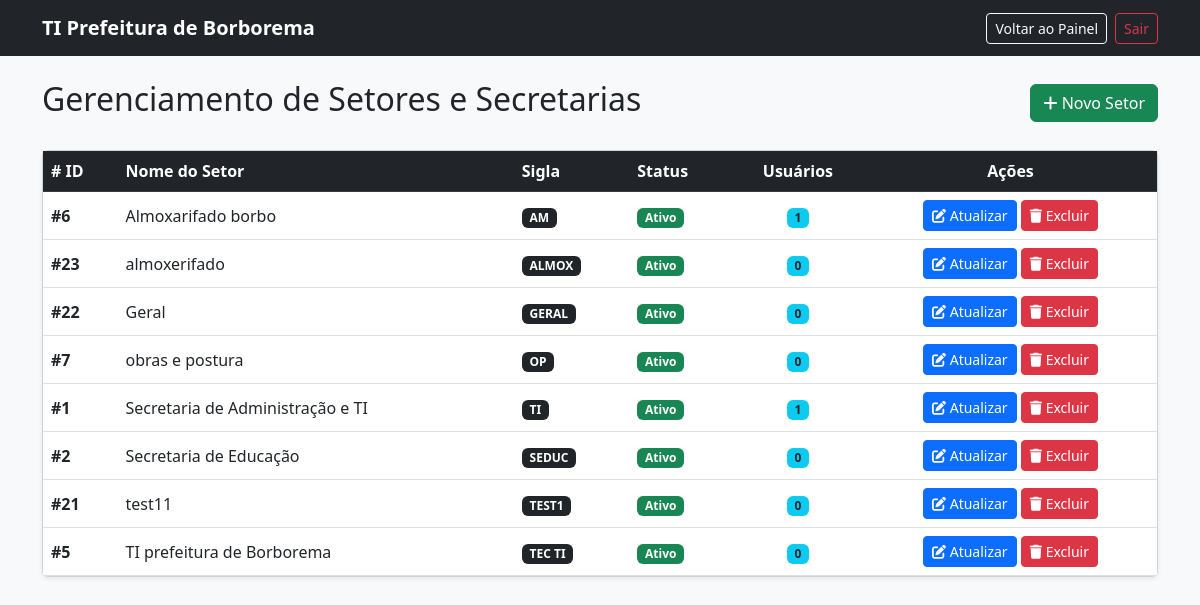
Before: /admin/gerenciar_setores.php (signed in) with the older database file.
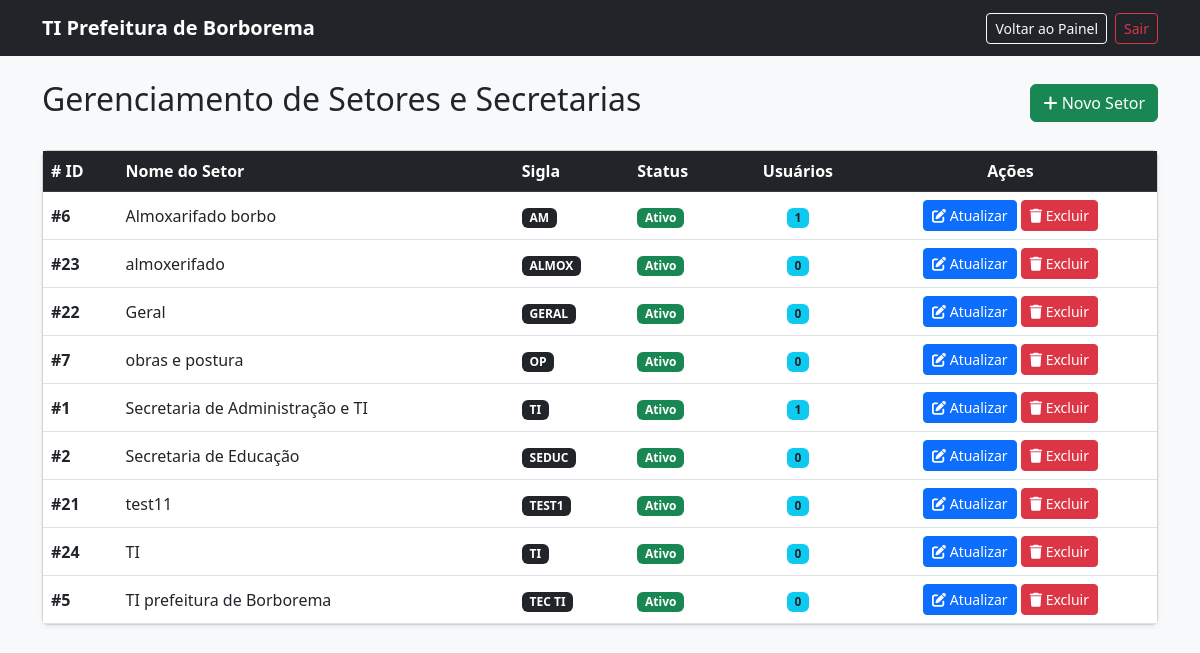
After: the same page with the newer database file.
### tables this page shows
CREATE TABLE `secretarias_setores` (
  `id` int(11) NOT NULL,
  `nome` varchar(100) NOT NULL,
  `sigla` varchar(20) NOT NULL,
  `ativo` tinyint(1) DEFAULT 1,
  `criado_em` timestamp NOT NULL DEFAULT current_timestamp()
);

### admin/gerenciar_setores.php (the view, shortened to what this page needs)
<?php
require_once __DIR__ . '/../config/conexao.php';
try {
    $sqlSetores = "SELECT s.*, COUNT(u.id) as total_usuarios
                   FROM secretarias_setores s
                   LEFT JOIN usuarios u ON s.id = u.setor_id
                   GROUP BY s.id
                   ORDER BY s.nome ASC";
    $stmtSetores = $pdo->query($sqlSetores);
    $setores = $stmtSetores->fetchAll();
} catch (PDOException $e) {
    $setores = [];
    $mensagemErro = "Erro ao listar setores.";
}
?>
<!DOCTYPE html>
<html lang="pt-BR">
<head>
    <link href="https://cdn.jsdelivr.net/npm/bootstrap@5.3.0/dist/css/bootstrap.min.css" rel="stylesheet">
    <link rel="stylesheet" href="https://cdnjs.cloudflare.com/ajax/libs/font-awesome/6.0.0/css/all.min.css">
</head>
<body class="bg-light">
<nav class="navbar navbar-expand-lg navbar-dark bg-dark">
    <div class="container">
        <a class="navbar-brand fw-bold" href="../account/painel.php">TI Prefeitura de Borborema</a>
        <div class="d-flex align-items-center text-white">
            <a href="../account/painel.php" class="btn btn-outline-light btn-sm me-2">Voltar ao Painel</a>
            <a href="/helpdesk_prefeitura/account/logout.php" class="btn btn-outline-danger btn-sm">Sair</a>
        </div>
    </div>
</nav>
<div class="container mt-4">
    <div class="d-flex justify-content-between align-items-center mb-4">
        <h2>Gerenciamento de Setores e Secretarias</h2>
        <button class="btn btn-success" data-bs-toggle="modal" data-bs-target="#modalNovoSetor">
            <i class="fas fa-plus"></i> Novo Setor
        </button>
    </div>
    <div class="card shadow-sm">
        <div class="card-body p-0">
            <div class="table-responsive">
                <table class="table table-hover align-middle mb-0">
                    <thead class="table-dark">
                        <tr>
                            <th># ID</th>
                            <th>Nome do Setor</th>
                            <th>Sigla</th>
                            <th>Status</th>
                            <th class="text-center">Usuários</th>
                            <th class="text-center">Ações</th>
                        </tr>
                    </thead>
                    <tbody>
                        <?php if (count($setores) > 0): ?>
                            <?php foreach ($setores as $setor): ?>
                                <tr>
                                    <td><strong>#<?= $setor['id'] ?></strong></td>
                                    <td><?= htmlspecialchars($setor['nome']) ?></td>
                                    <td><span class="badge bg-dark"><?= htmlspecialchars($setor['sigla']) ?></span></td>
                                    <td>
                                        <?php if ($setor['ativo']): ?>
                                            <span class="badge bg-success">Ativo</span>
                                        <?php else: ?>
                                            <span class="badge bg-secondary">Inativo</span>
                                        <?php endif; ?>
                                    </td>
                                    <td class="text-center">
                                        <span class="badge bg-info text-dark"><?= $setor['total_usuarios'] ?></span>
                                    </td>
                                    <td class="text-center">
                                        <button type="button" class="btn btn-primary btn-sm"
                                                data-bs-toggle="modal"
                                                data-bs-target="#modalEditarSetor"
                                                data-id="<?= $setor['id'] ?>"
                                                data-nome="<?= htmlspecialchars($setor['nome']) ?>"
                                                data-sigla="<?= htmlspecialchars($setor['sigla']) ?>"
                                                data-ativo="<?= $setor['ativo'] ?>">
                                            <i class="fas fa-edit"></i> Atualizar
                                        </button>
                                        <a href="gerenciar_setores.php?excluir_setor=<?= $setor['id'] ?>"
                                           class="btn btn-danger btn-sm"
                                           onclick="return confirm('Tem certeza que deseja excluir este setor? Esta ação não poderá ser desfeita.')">
                                            <i class="fas fa-trash"></i> Excluir
                                        </a>
                                    </td>
                                </tr>
                            <?php endforeach; ?>
                        <?php else: ?>
                            <tr>
                                <td colspan="6" class="text-center py-4 text-muted">Nenhum setor cadastrado.</td>
                            </tr>
                        <?php endif; ?>
                    </tbody>
                </table>
            </div>
        </div>
    </div>
</div>
</body>
</html>

Changed rows visible on the page:
added secretarias_setores: id "24", nome "TI", sigla "TI", ativo "Ativo", total_usuarios "0"
